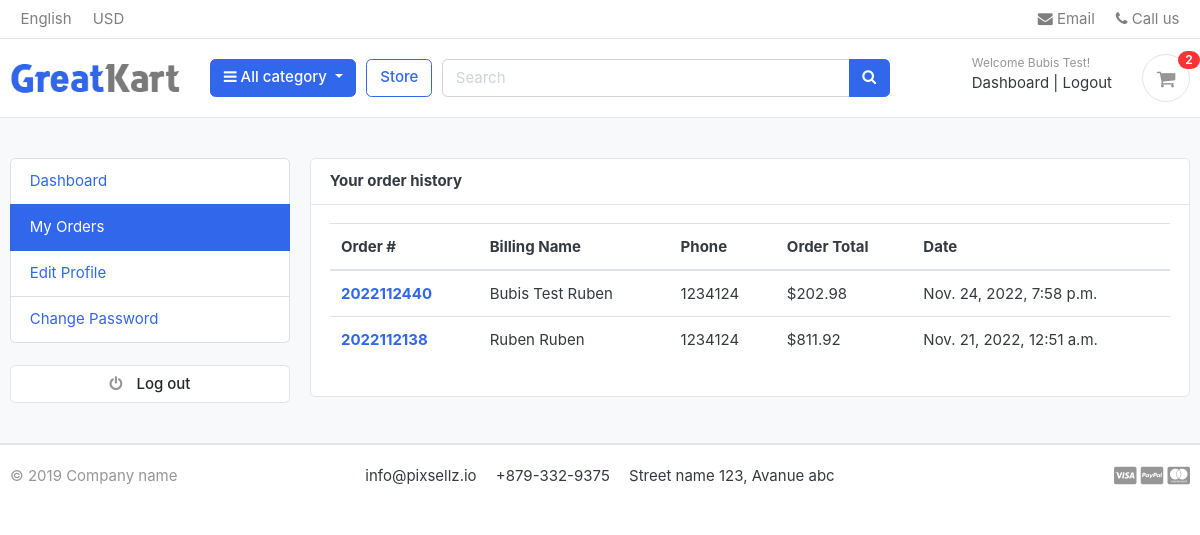
The page /accounts/my_orders/ (signed in) on the database its author committed.
### accounts/models.py (models this page shows, shortened)
class Account(AbstractBaseUser):
    first_name      = models.CharField(max_length=50)
    last_name       = models.CharField(max_length=50)
    username        = models.CharField(max_length=50, unique=True)
    email           = models.EmailField(max_length=100, unique=True)
    phone_number    = models.CharField(max_length=50)
    date_joined     = models.DateTimeField(auto_now_add=True)
    last_login      = models.DateTimeField(auto_now_add=True)
    is_admin        = models.BooleanField(default=False)
    is_staff        = models.BooleanField(default=False)
    is_active       = models.BooleanField(default=False)
    is_superadmin   = models.BooleanField(default=False)
    USERNAME_FIELD = 'email'
    REQUIRED_FIELDS = ['username','first_name','last_name']
    objects = MyAccountManager()

### orders/models.py (models this page shows, shortened)
class Order(models.Model):
    STATUS = (
        ('New', 'New'),
        ('Accepted', 'Accepted'),
        ('Completed', 'Completed'),
        ('Cancelled', 'Cancelled'),
    )
    user = models.ForeignKey(Account, on_delete=models.SET_NULL, null=True)
    payment = models.ForeignKey(Payment, on_delete=models.SET_NULL, blank=True, null=True)
    order_number = models.CharField(max_length=20)
    first_name = models.CharField(max_length=50)
    last_name = models.CharField(max_length=50)
    phone = models.CharField(max_length=15)
    email = models.EmailField(max_length=50)
    address_line_1 = models.CharField(max_length=50)
    address_line_2 = models.CharField(max_length=50, blank=True)
    country = models.CharField(max_length=50)
    state = models.CharField(max_length=50)
    city = models.CharField(max_length=50)
    order_note = models.CharField(max_length=100, blank=True)
    order_total = models.FloatField()  # Created with the html javascript. Is it safe?
    tax = models.FloatField()
    status = models.CharField(max_length=10, choices=STATUS, default='New')
    ip = models.CharField(blank=True, max_length=20)
    is_ordered = models.BooleanField(default=False)
    created_at = models.DateTimeField(auto_now_add=True)
    updated_at = models.DateTimeField(auto_now=True)
    def full_name(self):
        return f'{self.first_name} {self.last_name}'

### accounts/views.py (the view)
# urls.py: path('my_orders/', views.my_orders, name='my_orders'),
@login_required(login_url='login')
def my_orders(request):
    orders = Order.objects.filter(user=request.user, is_ordered=True).order_by('-created_at')
    context = {
        'orders': orders,
    }
    return render(request, 'accounts/my_orders.html', context=context)

### carts/context_processors.py (called while the page is built)
def counter(request):
    cart_count = 0
    if 'admin' in request.path:
        return {}
    else:
        try:
            cart = Cart.objects.filter(cart_id=_cart_id(request))
            if request.user.is_authenticated:
                cart_items = CartItem.objects.all().filter(user=request.user)
            else:
                cart_items = CartItem.objects.all().filter(cart=cart[:1]) # [:1] so even if you have many cart ids it takes the last one.
            for cart_item in cart_items:
                cart_count += cart_item.quantity
        except Cart.DoesNotExist:
            cart_count = 0
    return dict(cart_count=cart_count)

### carts/views.py (called while the page is built)
def _cart_id(request): #private function starts with _ in the name.
    cart = request.session.session_key
    if not cart:
        cart = request.session.create()
    return cart

### category/context_processors.py (called while the page is built)
def menu_links(request):
    links = Category.objects.all()
    return dict(links=links)

### category/models.py (called while the page is built)
    def get_url(self):
        return reverse('products_by_category', args=[self.slug])

### templates/accounts/my_orders.html (shortened to what this page needs)
{% extends 'base.html' %}
{% block content %}
<section class="section-conten padding-y bg">
<div class="container">
	<div class="row">
	{% include 'includes/dashboard_sidebar.html' %}
	<main class="col-md-9">
		<article class="card">
		<header class="card-header">
			<strong class="d-inline-block mr-3">Your order history </strong>
		</header>
		<div class="card-body">
			<div class="row">
				<div class="col-md-12">
					<table class="table table-hover">
					  <thead>
					    <tr>
					      <th scope="col">Order #</th>
					      <th scope="col">Billing Name</th>
					      <th scope="col">Phone</th>
					      <th scope="col">Order Total</th>
								<th scope="col">Date</th>
					    </tr>
					  </thead>
					  <tbody>
							{% for order in orders %}
					    <tr>
					      <th scope="row"><a href="{% url 'order_detail' order.order_number %}"> {{order.order_number}}</a></th>
					      <td>{{order.full_name}}</td>
					      <td>{{order.phone}}</td>
					      <td>${{order.order_total}}</td>
								<td>{{order.created_at}}</td>
					    </tr>
							{% endfor %}
					  </tbody>
					</table>
				</div>
			</div>
		</div>
		</article>
	</main>
</div>
</div>
</section>
{% endblock %}

### templates/includes/navbar.html (shortened to what this page needs)
{% load static %}
<header class="section-header">
<nav class="navbar p-md-0 navbar-expand-sm navbar-light border-bottom">
<div class="container">
  <div class="collapse navbar-collapse" id="navbarTop4">
    <ul class="navbar-nav mr-auto">
      <li class="nav-item dropdown">
      <a href="#" class="nav-link">   English </a>
    </li>
    <li class="nav-item dropdown">
      <a href="#" class="nav-link"> USD </a>
    </li>
    </ul>
    <ul class="navbar-nav">
    <li><a href="#" class="nav-link"> <i class="fa fa-envelope"></i> Email </a></li>
    <li><a href="#" class="nav-link"> <i class="fa fa-phone"></i> Call us </a></li>
  </ul>
  </div>
</div>
</nav>
<section class="header-main border-bottom">
  <div class="container">
<div class="row align-items-center">
  <div class="col-lg-2 col-md-3 col-6">
    <a href="{% url 'home' %}" class="brand-wrap">
      <img class="logo" src={% static "./images/logo.png" %}>
    </a>
  </div>
  <div class="col-lg col-sm col-md col-6 flex-grow-0">
    <div class="category-wrap dropdown d-inline-block float-right">
      <button type="button" class="btn btn-primary dropdown-toggle" data-toggle="dropdown">
        <i class="fa fa-bars"></i> All category
      </button>
    </div>
  </div>
  <a href="{% url 'store' %}" class="btn btn-outline-primary">Store</a>
  <div class="col-lg  col-md-6 col-sm-12 col">
    <form action="{% url 'search' %}" class="search" method='GET'>
      <div class="input-group w-100">
          <input type="text" class="form-control" style="width:60%;" placeholder="Search" name='keyword'>
          <div class="input-group-append">
            <button class="btn btn-primary" type="submit">
              <i class="fa fa-search"></i>
            </button>
          </div>
        </div>
    </form>
  </div>
  <div class="col-lg-3 col-sm-6 col-8 order-2 order-lg-3">
        <div class="d-flex justify-content-end mb-3 mb-lg-0">
          {% if user.id is None %}
          <div class="widget-header">
            <small class="title text-muted">Welcome guest!</small>
            <div>
              <a href="{% url 'login' %}">Sign in</a> <span class="dark-transp"> | </span>
              <a href="{% url 'register' %}"> Register</a>
            </div>
          </div>
          {% else %}
          <div class="widget-header">
            <small class="title text-muted">Welcome {{user.first_name}}!</small>
            <div>
              <a href="{% url 'dashboard' %}">Dashboard</a> <span class="dark-transp"> | </span>
              <a href="{% url 'logout' %}"> Logout</a>
            </div>
          </div>
          {% endif %}
          <a href="{% url 'cart' %}" class="widget-header pl-3 ml-3">
            <div class="icon icon-sm rounded-circle border"><i class="fa fa-shopping-cart"></i></div>
            <span class="badge badge-pill badge-danger notify">{{cart_count}}</span>
          </a>
        </div>
      </div>
</div>
  </div>
</section>
</header>

### static/css/ui.css (style rules this page uses)
html { font-family: "Inter", sans-serif; font-size: 15px; }
.icon-xs, .icon-sm, .icon-md, .icon-lg { display: inline-block; text-align: center; flex-shrink: 0; flex-grow: 0; }
.icon-sm { width: 48px; height: 48px; line-height: 48px !important; font-size: 20px; }
.padding-y { padding-top: 40px; padding-bottom: 40px; }
article:after, .form-group:after { display: block; clear: both; content: ""; }
.bg { background-color: #f8f9fa; }
.header-main { position: relative; padding-top: 1rem; padding-bottom: 1rem; }
.brand-wrap .logo, .navbar-brand .logo { margin-right: 7px; max-height: 42px; display: inline-block; }
.widget-header { display: inline-block; vertical-align: middle; position: relative; }
.widget-header a { color: #343a40; }
.widget-header i { color: #969696; }
.widget-header .title { display: block; }
.widget-header .notify { position: absolute; top: -3px; right: -10px; }
.notify { position: absolute; top: -4px; right: -10px; display: inline-block; padding: 0.25em 0.6em; font-size: 12px; line-height: 1; text-align: center; border-radius: 3rem; color: #fff; background-color: #fa3434; }

### rows shown on the page
Account: first_name "Bubis Test"
Order: order_number "2022112440", full_name "Bubis Test Ruben", phone "1234124", order_total "202.98", created_at "Nov. 24, 2022, 7:58 p.m."
Order: order_number "2022112138", full_name "Ruben Ruben", phone "1234124", order_total "811.92", created_at "Nov. 21, 2022, 12:51 a.m."

### other values the page prints
{{ cart_count }} "2"
